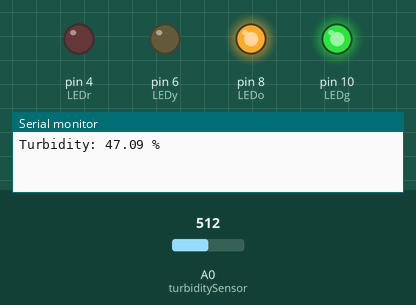
This sketch was run on a simulated Arduino Uno, built with avr-gcc and run on an emulated ATmega328P. On the bench: output pins drawn as LEDs (lit = HIGH), the last lines printed to the serial monitor. Inputs (shaded band) come from the test bench; at power-on: A0 (turbiditySensor) = 512.

Above: at 1.2 s.
1.3 s: A0 (turbiditySensor) set to 497
3.9 s: A0 (turbiditySensor) set to 467
At 5.2 s:
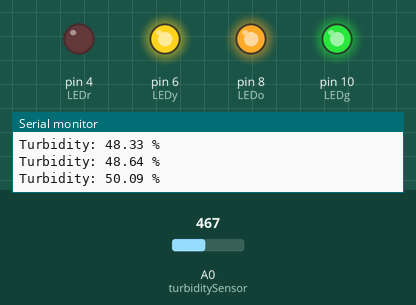
5.5 s: A0 (turbiditySensor) set to 255
7.7 s: A0 (turbiditySensor) set to 235
At 9.5 s:
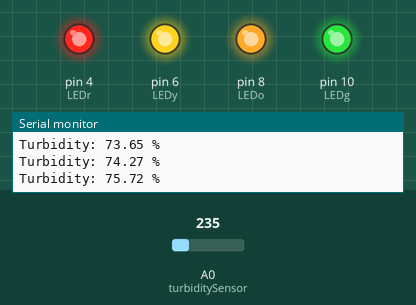
10.5 s: A0 (turbiditySensor) set to 900
At 12.7 s:
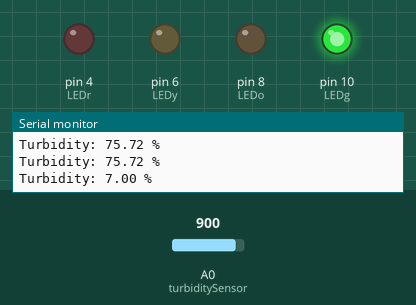
13.0 s: A0 (turbiditySensor) set to 736
15.2 s: A0 (turbiditySensor) set to 712
At 17.2 s:
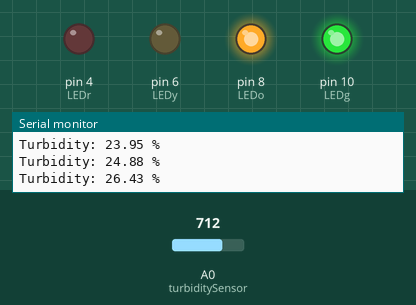
Timing chart, 0 to 18.7 s (numbered marks = the images above; inputs shaded):
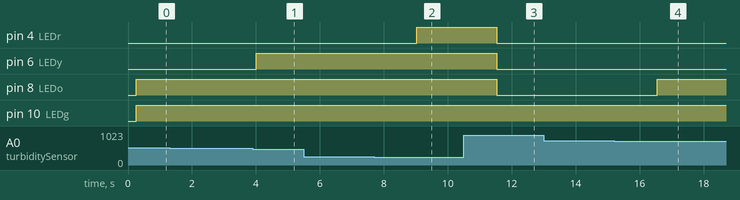

The sketch:

Turbidity_Sensor.ino
```cpp
// Turbidity Sensor
// Author: Timothy Strawn, MOD Zahid
// Edited Last: 4/3/25

// Turbidity is a measure of how cludy your water is. If it's too cloudy, that represents potential contaminants

// Pins
#define turbiditySensor A0
const int LEDg = 10;
const int LEDo = 8;
const int LEDy = 6;
const int LEDr = 4;

// Definitions
const int dt = 1000;
int sensorRead = 0;
int n = 25; // number of samples
int sensorValue = 0;
float voltage = 0.0;
float turbidity = 0.0;
float Vclear = 4.73; // Calibrated voltage for clear water

void setup() {
  Serial.begin(9600);
  while(!Serial);
  Serial.println();

  pinMode(turbiditySensor, INPUT);
  pinMode(LEDg, OUTPUT);
  pinMode(LEDy, OUTPUT);
  pinMode(LEDo, OUTPUT);
  pinMode(LEDr, OUTPUT);
}

void loop() {
  getTurbidity();
  Serial.print("Turbidity: ");
  Serial.print(turbidity);
  Serial.println(" %");
  // calibrate();
  // Serial.println(Vclear);
  updateLEDs();
  delay(dt);
}

void getTurbidity(){ // get turbidity reading as percentage
  for(int i = 0; i < n; i++){
    sensorRead += analogRead(turbiditySensor);
    delay(10);
  }
  sensorValue = sensorRead / n; // averaged reading
  voltage = sensorValue*(5.0/1023.0);
  turbidity = 100.0-(voltage/Vclear)*100.0; // turbidity percentage 0% = clear water
  sensorRead = 0; // reset reading
}
void calibrate(){ // calibrate sensor in clear water
  for(int i = 0; i < n; i++){
    sensorRead += analogRead(turbiditySensor);
    delay(10);
  }
  sensorValue = sensorRead / n;
  Vclear = sensorValue*(5.0/1023.0);
  sensorRead = 0;
}
void updateLEDs(){
  // Safe
  if(turbidity < 25.0){
    digitalWrite(LEDg, HIGH);
    digitalWrite(LEDy, LOW);
    digitalWrite(LEDo, LOW);
    digitalWrite(LEDr, LOW);
  }
  // Moderate
  else if(turbidity > 25.0 && turbidity < 50.0){
    digitalWrite(LEDg, HIGH);
    digitalWrite(LEDo, HIGH);
    digitalWrite(LEDy, LOW);
    digitalWrite(LEDr, LOW);
  }
  // Not Good
  else if(turbidity > 50.0 && turbidity < 75.0){
    digitalWrite(LEDg, HIGH);
    digitalWrite(LEDo, HIGH);
    digitalWrite(LEDy, HIGH);
    digitalWrite(LEDr, LOW);
  }
  // Dangerous
  else if(turbidity > 75.0){
    digitalWrite(LEDg, HIGH);
    digitalWrite(LEDy, HIGH);
    digitalWrite(LEDo, HIGH);
    digitalWrite(LEDr, HIGH);
  }
}
```

Measured:
- the behaviour switches between 484 and 483 on A0 (turbiditySensor) (found by bisection; images 0 and 1)
- the behaviour switches between 242 and 241 on A0 (turbiditySensor) (found by bisection; images 1 and 2)
- the behaviour switches between 726 and 725 on A0 (turbiditySensor) (found by bisection; images 3 and 4)
- after the input at 3.9 s, pin 6 (LEDy): LOW → HIGH after 0.11 s
- after the input at 7.7 s, pin 4 (LEDr): LOW → HIGH after 1.3 s
- after the input at 10.5 s, pin 4 (LEDr), pin 6 (LEDy), pin 8 (LEDo): HIGH → LOW after 1.0 s
- after the input at 15.2 s, pin 8 (LEDo): LOW → HIGH after 1.3 s
